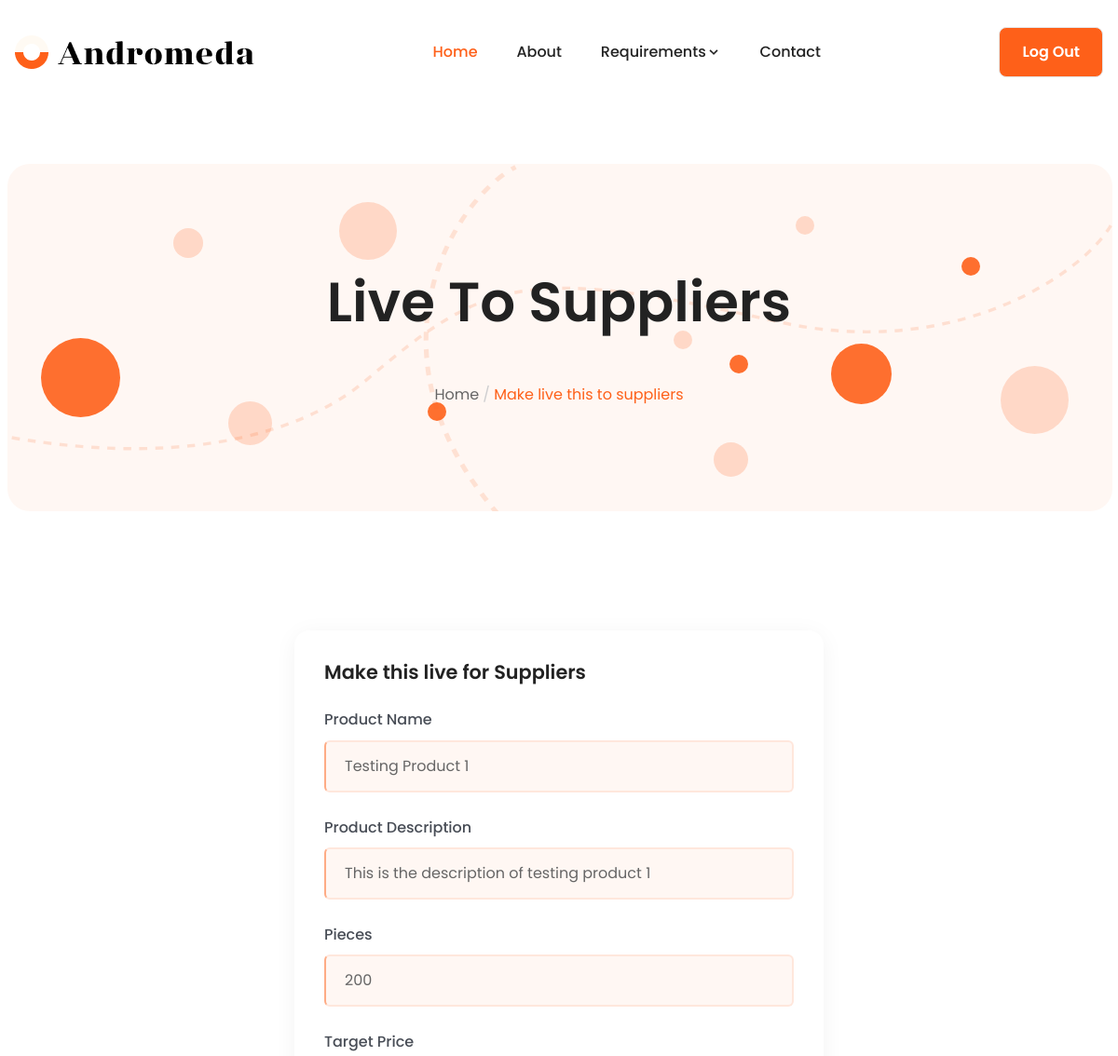
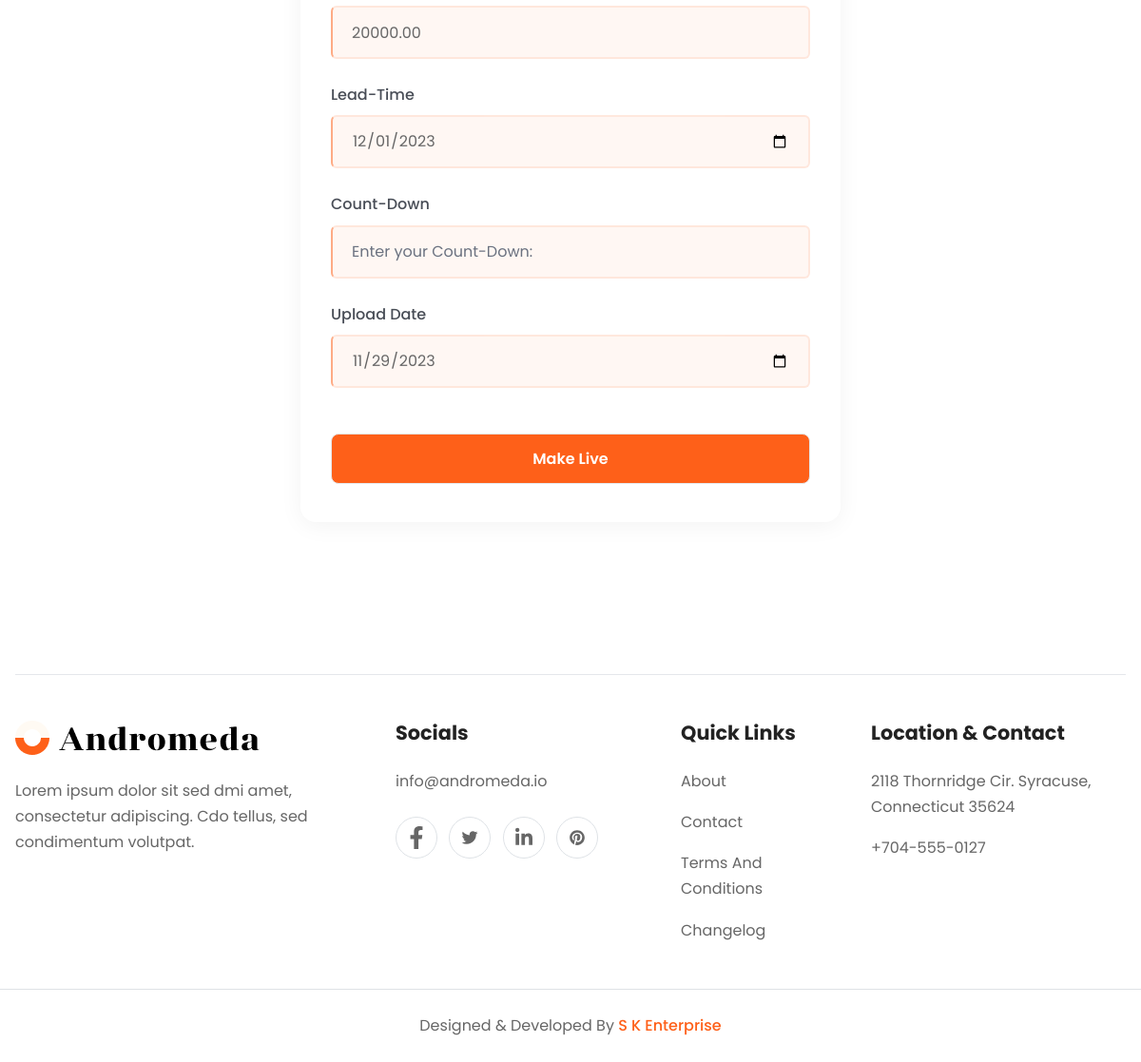
The app's page /pages/addAdminRequirement.php?id=1 (signed in) with its own data (2 pictures, top to bottom).
### tables this page shows
CREATE TABLE `buyerrequirement` (
  `Id` int(11) NOT NULL,
  `BuyerId` int(11) DEFAULT NULL,
  `Pieces` int(11) DEFAULT NULL,
  `TargetPrice` decimal(10,2) DEFAULT NULL,
  `Name` varchar(255) DEFAULT NULL,
  `Description` text DEFAULT NULL,
  `LeadTime` date DEFAULT NULL,
  `TodaysDate` date DEFAULT NULL,
  `Status` varchar(20) DEFAULT 'Pending'
);

### pages/addAdminRequirement.php (the view, shortened to what this page needs)
<?php
include "../assets/includes/init.php";
$buyerRequirementId = $_GET["id"];
$query = "SELECT * FROM buyerrequirement WHERE Id = ?";
$params = [$buyerRequirementId];
$statement = $connection->prepare($query);
$result = $statement->execute($params);
$fetch = $statement->fetch(PDO::FETCH_ASSOC);
include pathOf("assets/includes/header.php");
include pathOf("assets/includes/navbar.php");
?>
<body>
    <section class="section">
        <div class="container-xxl relative overflow-hidden">
            <div class="row text-center">
                <div class="lg:col-12">
                    <div class="py-28">
                        <h1 class="mb-12 text-center text-h1-sm font-semibold capitalize md:text-h1-md lg:text-h1" data-aos="fade-up" data-aos-delay="100">
                            Live to Suppliers
                        </h1>
                        <nav data-aos="fade-up" data-aos-delay="200">
                            <ul class="mb-0 flex justify-center bg-transparent p-0">
                                <li class="">
                                    <a class="" href="#">Home</a>
                                </li>
                                <li class="text-primary" aria-current="page">
                                    <span class="pl-1 text-light">/</span>
                                    Make live this to suppliers
                                </li>
                            </ul>
                        </nav>
                    </div>
                    <div class="has-circle h-full bg-primary/5">
                        <span class="ratio-32 rellax rellax left-[15%] top-[4.3rem]" data-rellax-speed="-2">
                        </span>
                        <span class="ratio-85 fill rellax left-[3%] top-[50%]" data-rellax-speed="2">
                        </span>
                        <span class="ratio-20 fill bottom-[26%] left-[38%]"> </span>
                        <span class="ratio-47 rellax bottom-[19%] left-[20%]" data-rellax-speed="1">
                        </span>
                        <span class="ratio-62 rellax left-[30%] top-[11%]" data-rellax-speed="-1">
                        </span>
                        <span class="ratio-20 fill rellax right-[12%] top-[100px]" data-rellax-speed="-0.5">
                        </span>
                        <span class="ratio-73 rellax right-[4%] top-[58%]" data-rellax-speed="-1">
                        </span>
                        <span class="ratio-37 rellax bottom-[10%] right-[33%]" data-rellax-speed="-0.5">
                        </span>
                        <span class="ratio-20 rellax right-[38%] top-[48%]" data-rellax-speed="1">
                        </span>
                        <span class="ratio-20 fill rellax right-[33%] top-[55%]" data-rellax-speed="1">
                        </span>
                        <span class="ratio-65 fill rellax bottom-[31%] right-[20%]" data-rellax-speed="-2">
                        </span>
                        <span class="ratio-20 right-[27%] top-[15%]" data-rellax-speed="-2">
                        </span>
                    </div>
                </div>
            </div>
        </div>
    </section>
    <section class="section">
        <div class="container">
            <div class="row items-center justify-center">
                <div class="md:col-12 lg:col-6 aos-init aos-animate" data-aos="fade-up">
                    <div class="rounded-2xl p-8 pb-10 shadow">
                        <div class="mb-6">
                            <h3 class="h5 font-semibold">Make this live for Suppliers</h3>
                        </div>
                        <form action="#" method="post">
                            <div class="mb-6">
                                <label class="mb-2 block font-medium text-theme-dark/80" for="name">Product Name</label>
                                <input class="form-control shadow-none" id="name" type="text" required="" value="<?= $fetch["Name"] ?>">
                            </div>
                            <div class="mb-6">
                                <label class="mb-2 block font-medium text-theme-dark/80" for="email">Product Description</label>
                                <input class="form-control shadow-none" id="description" type="text" required="" value="<?= $fetch["Description"] ?>">
                            </div>
                            <div class="mb-6">
                                <label class="mb-2 block font-medium text-theme-dark/80" for="email">Pieces</label>
                                <input class="form-control shadow-none" id="pieces" type="text" required="" value="<?= $fetch["Pieces"] ?>">
                            </div>
                            <div class="mb-6">
                                <label class="mb-2 block font-medium text-theme-dark/80" for="email">Target Price</label>
                                <input class="form-control shadow-none" id="targetPrice" type="text" required="" value="<?= $fetch["TargetPrice"] ?>">
                            </div>
                            <div class="mb-6">
                                <label class="mb-2 block font-medium text-theme-dark/80" for="email">Lead-Time</label>
                                <input class="form-control shadow-none" id="leadTime" type="date" required="" value="<?= $fetch["LeadTime"] ?>">
                            </div>
                            <div class="mb-6">
                                <label class="mb-2 block font-medium text-theme-dark/80" for="email">Count-Down</label>
                                <input class="form-control shadow-none" id="countDown" type="number" required="" placeholder="Enter your Count-Down: ">
                            </div>
                            <div class="mb-6">
                                <label class="mb-2 block font-medium text-theme-dark/80" for="email">Upload Date</label>
                                <input class="form-control shadow-none" id="todaysDate" type="date" required="" value="<?= $fetch["TodaysDate"] ?>">
                            </div>
                            <input type="button" value="Make Live" class="btn btn-primary mt-6 w-full" aria-label="Send Message" onclick="insertAdminRequirement()" />
                        </form>
                    </div>
                </div>
            </div>
        </div>
    </section>
    <?php
    include pathOf("assets/includes/footer.php");
    ?>
    <?php
    include pathOf("assets/includes/pageend.php");
    ?>

### records on screen
buyerrequirement: Name "Testing Product 1", Description "This is the description of testing product 1", Pieces "200", TargetPrice "20000.00", LeadTime "12/01/2023", TodaysDate "11/29/2023"
